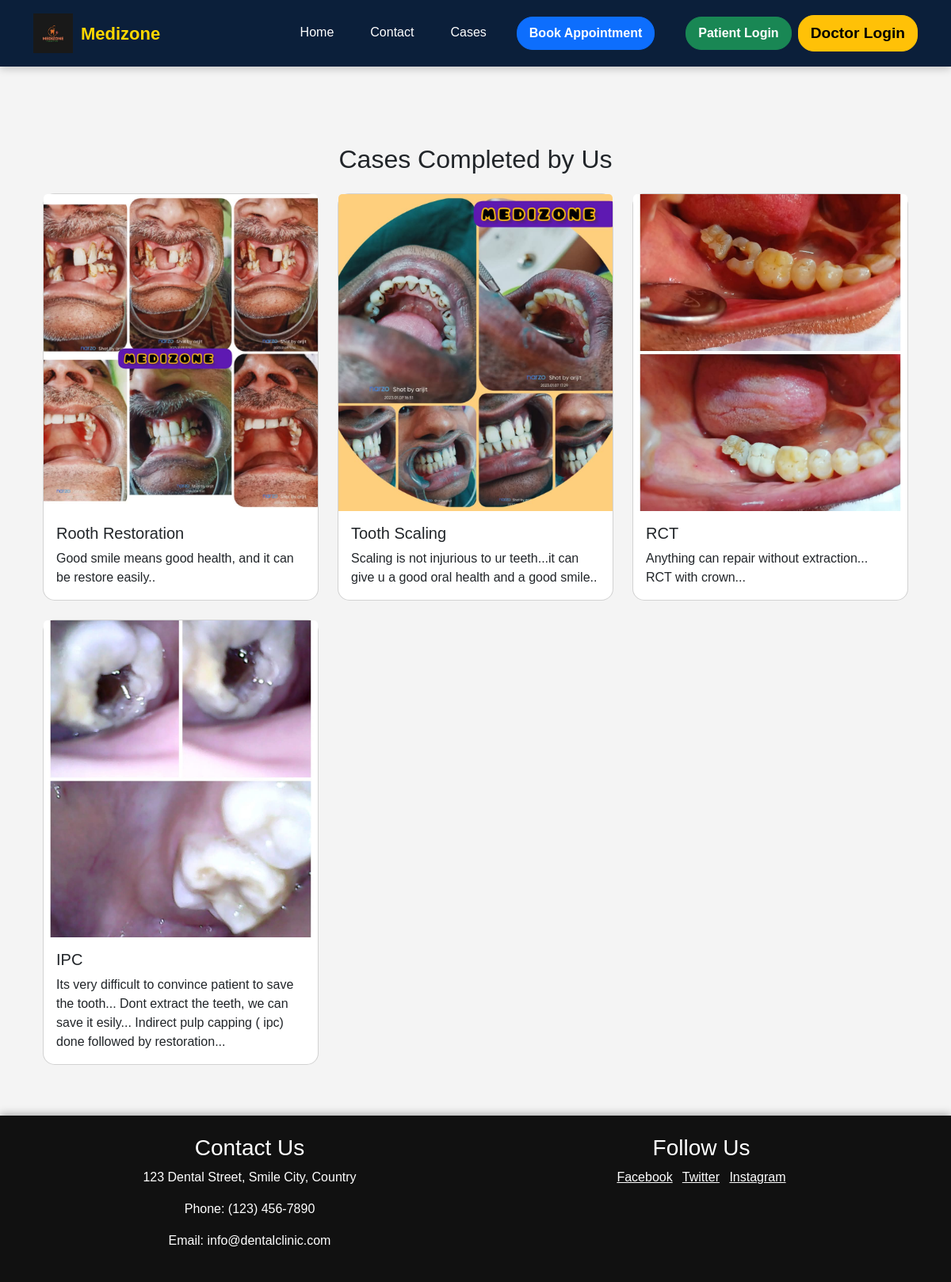
Page /services/ on the committed database.
### main/models.py (models this page shows, shortened)
class Service(models.Model):
    title = models.CharField(max_length=255)
    description = models.TextField()
    image = models.ImageField(upload_to='services/')

### main/views.py (the view)
# urls.py: path('services/', views.service_list, name='service_list'),
def service_list(request):
    services = Service.objects.all()
    return render(request, 'services.html', {'services': services})

### main/templates/services.html
{% extends "base.html" %}
{% block content %}
<div class="container mt-5">
    <h2 class="text-center mb-4">Cases Completed by Us</h2>
    <div class="row">
        {% for service in services %}
        <div class="col-md-4 mb-4">
            <div class="card h-100" style="min-height: 500px;">
                <img src="{{ service.image.url }}" class="card-img-top" alt="{{ service.title }}" style="height: 400px; object-fit: cover;">
                <div class="card-body d-flex flex-column">
                    <h5 class="card-title">{{ service.title }}</h5>
                    <p class="card-text flex-grow-1">{{ service.description }}</p>
                </div>
            </div>
        </div>
        {% empty %}
        <p class="text-center">No services available.</p>
        {% endfor %}
    </div>
</div>
{% endblock %}

### main/templates/base.html (shortened to what this page needs)
{% load static %}
<!DOCTYPE html>
<html lang="en">
<head>
  <link rel="stylesheet" href="https://cdn.jsdelivr.net/npm/bootstrap@5.3.0/dist/css/bootstrap.min.css">
  <link rel="stylesheet" href="{% static 'style.css' %}">
</head>
<body>
  <header>
    <nav class="navbar navbar-expand-lg navbar-dark">
      <div class="container">
        <a class="navbar-brand d-flex align-items-center" href="/">
          <img src="{% static 'images/medizone_logo.jpg' %}" alt="Medizone Logo">
          <span>Medizone</span>
        </a>
        <div class="collapse navbar-collapse" id="navbarNav">
          <ul class="navbar-nav ms-auto">
            <li class="nav-item"><a class="nav-link" href="/">Home</a></li>
            <li class="nav-item"><a class="nav-link" href="/contact">Contact</a></li>
            <li class="nav-item"><a class="nav-link" href="/services">Cases</a></li>
            <li><a href="/appointment_info" class="btn btn-primary btn-custom me-2">Book Appointment</a></li>
          </ul>
          <div class="d-flex ms-lg-3 align-items-center">
            {% if user.is_authenticated %}
              {% if user.patient %}
                <a href="/patient_dashboard" class="btn btn-outline-light btn-custom me-2 d-flex align-items-center">
                  <img src="{{ user.patient.profile_image.url }}" alt="Profile Picture" class="profile-img">
                  <span>{{ user.patient.full_name }}</span>
                </a>
              {% elif user.doctor %}
                <a href="/doctor_dashboard" class="btn btn-outline-light btn-custom me-2 d-flex align-items-center">
                  <img src="{{ user.doctor.profile_picture.url }}" alt="Profile Picture" class="profile-img">
                  <span>{{ user.doctor.name }}</span>
                </a>
              {% else %}
                <a href="/profile" class="btn btn-outline-light btn-custom me-2 d-flex align-items-center">
                  <img src="{% static 'images/default_profile.png' %}" alt="Profile Picture" class="profile-img">
                  <span>{{ user.username }}</span>
                </a>
              {% endif %}
              <form method="post" action="/logout/" class="d-inline" style="display: inline; background: none; border: none; padding: 0; margin: 0;">
                {% csrf_token %}
                <button type="submit" class="btn logout-btn">Logout</button>
              </form>
            {% else %}
              <a href="/login" class="btn btn-success btn-custom me-2">Patient Login</a>
              <a href="/doctor_login" class="btn btn-warning btn-custom">Doctor Login</a>
            {% endif %}
          </div>
        </div>
      </div>
    </nav>
  </header>
  <main class="container my-4">
    {% block content %}{% endblock %}
  </main>
  <footer class="py-4">
    <div class="container text-center">
      <div class="row">
        <div class="col-md-6">
          <h3>Contact Us</h3>
          <p>123 Dental Street, Smile City, Country</p>
          <p>Phone: (123) 456-7890</p>
          <p>Email: info@dentalclinic.com</p>
        </div>
        <div class="col-md-6">
          <h3>Follow Us</h3>
          <a href="#" class="text-white me-2">Facebook</a>
          <a href="#" class="text-white me-2">Twitter</a>
          <a href="#" class="text-white">Instagram</a>
        </div>
      </div>
    </div>
  </footer>
</body>
</html>

### main/static/style.css (style rules this page uses)
body { font-family: Arial, sans-serif; background-color: #f4f4f4; margin: 0; padding: 0; }
header { background: #004d99; padding: 15px 0; text-align: center; }
nav ul { list-style: none; padding: 0; margin: 0; }
nav ul li { display: inline; margin: 0 15px; }
nav ul li a { color: white; text-decoration: none; font-weight: bold; }
footer { background: linear-gradient(135deg, #1a2a6c, #b21f1f, #fdbb2d); color: #fff; padding: 10px 0; box-shadow: 0 -2px 10px rgba(0,0,0,0.3); margin-top: 40px; }
body { font-family: 'Poppins', sans-serif; }
.btn-warning { font-size: 1.2rem; padding: 12px 24px; border-radius: 30px; transition: all 0.3s ease-in-out; }
.card { border-radius: 15px; transition: transform 0.3s ease, box-shadow 0.3s ease; }

### main/templates/base.html (style rules this page uses)
.navbar { background: #0B1F3A; padding: 12px 0; position: fixed; top: 0; width: 100%; z-index: 1000; box-shadow: 0px 3px 10px rgba(0, 0, 0, 0.2); }
.navbar-brand img { height: 50px; width: auto; margin-right: 10px; }
.navbar-brand span { font-size: 22px; font-weight: bold; color: #FFD700; }
.navbar-nav .nav-link { color: #FFFFFF !important; font-weight: 500; padding: 8px 15px; transition: all 0.3s ease-in-out; }
.btn-custom { border-radius: 20px; font-weight: bold; padding: 8px 15px; transition: all 0.3s ease-in-out; }
main { padding-top: 80px; }
footer { background: #111; color: white; padding: 20px; }

### rows in the picture
Service: image (picture), title "Rooth Restoration", description "Good smile means good health, and it can be restore easily.."
Service: image (picture), title "Tooth Scaling", description "Scaling is not injurious to ur teeth...it can give u a good oral health and a good smile.."
Service: image (picture), title "RCT", description "Anything can repair without extraction... RCT with crown..."
Service: image (picture), title "IPC", description "Its very difficult to convince patient to save the tooth... Dont extract the teeth, we can save it esily... Indirect pulp capping ( ipc) done followed by restoration..."
